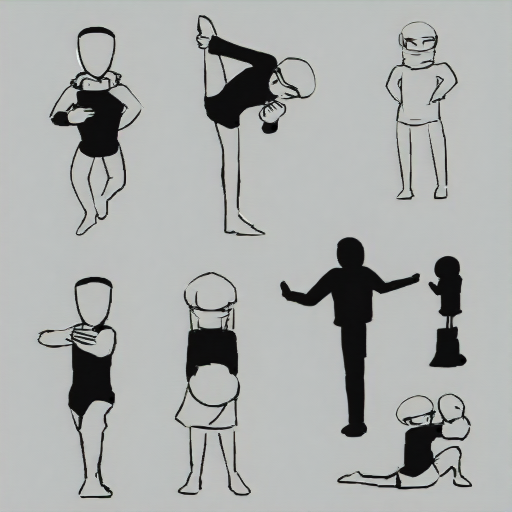
#> input picture assets/scatter_sheet_lineart_char.png, 1024 x 1024 px (shown at 1/2 size)
$ python calibrate_panel.py --input-image ../assets/scatter_sheet_lineart_char.png
#> lines starting #> are read from the running program, lines starting #| are printed output that depends on the picture; after the words box and inside, x2 and y2 are one past the last pixel; in counts of white or black regions, pixels touching at a corner belong together
### modules/panel_geometry.py
"""modules/panel_geometry.py

「カメラ warp / 画像生成 / ロボット認識平面」 の 3 つを物理 panel サイズで
合わせ込むための single source of truth。

```
canvas_calibration.yaml             panel_frame.yaml
  whiteboard_computed                 panel.size_mm (ペン先計測 — 古い可能性)
    width_mm  ← 真値                 phase_a_calibration
    height_mm   (ペン先 drag-teach)     panel_image_size  ← 旧: [1024, 1024]
                                       panel_size_mm
            \\                       /
             \\                     /
              ▼   PanelGeometry   ▼
              ──────────────────────
              panel_size_mm  (W_mm, H_mm)
              panel_image_size (W_px, H_px) ← SDXL bucket
              aspect, mm_per_px, source
              ──────────────────────
                       │
        ┌──────────────┼─────────────────┐
        ▼              ▼                 ▼
   image_gen        panel_crop         vectorizer
   (生成解像度)      (warp 先 px)        (px→mm スケール)
```

# 設計メモ

- canvas_calibration の `whiteboard_computed.width_mm/height_mm` は B1
  (ペン先 4 corner drag-teach) で実測した「いま robot が認識している panel」。
  これを真値とする。
- panel_image_size は SDXL の bucket 制約 (64 倍数 + area ≈ 1024²) から
  panel aspect に最近接のものを選ぶ。 これで生成画像が panel と同じ aspect
  になり、 vectorize_to_panel の px→mm スケールが等方になる。
- panel_frame.yaml は (panel_size_mm / panel_image_size) のミラーとして
  保持。 GUI から「いまの canvas 計測値で同期する」 ボタンで上書きする想定。
"""
from __future__ import annotations

import logging
from dataclasses import dataclass
from pathlib import Path
from typing import Optional, Sequence

import yaml

log = logging.getLogger(__name__)

_PROJECT_ROOT = Path(__file__).resolve().parent.parent
DEFAULT_CANVAS_YAML = _PROJECT_ROOT / "calibration" / "canvas_calibration.yaml"
DEFAULT_PANEL_FRAME_YAML = _PROJECT_ROOT / "calibration" / "panel_frame.yaml"


# SDXL native bucket (W, H)。 全 64 倍数、 area = 1024 × 1024 = 1048576 ± 数%。
# SDXL 推論時のサポート解像度として diffusers / stability-ai docs から抜粋。
# aspect (W/H) は 0.5 〜 2.0 をカバー。
SDXL_BUCKETS: list[tuple[int, int]] = [
    (640, 1536),   # 0.417 (縦長極端)
    (704, 1472),   # 0.478
    (704, 1408),   # 0.500
    (768, 1344),   # 0.571
    (768, 1280),   # 0.600
    (832, 1216),   # 0.684
    (832, 1152),   # 0.722
    (896, 1152),   # 0.778
    (896, 1088),   # 0.824
    (960, 1088),   # 0.882
    (960, 1024),   # 0.938
    (1024, 1024),  # 1.000
    (1024, 960),   # 1.067
    (1088, 960),   # 1.133
    (1088, 896),   # 1.214
    (1152, 896),   # 1.286
    (1152, 832),   # 1.385
    (1216, 832),   # 1.462
    (1280, 768),   # 1.667
    (1344, 768),   # 1.750
    (1408, 704),   # 2.000
    (1472, 704),   # 2.091
    (1536, 640),   # 2.400
]


@dataclass(frozen=True)
class PanelGeometry:
    """物理 panel と生成画像 (panel_uv) のサイズ整合 record。"""

    panel_size_mm: tuple[float, float]      # (W_mm, H_mm)
    panel_image_size: tuple[int, int]       # (W_px, H_px) = SDXL bucket
    source: str                              # "canvas_calibration" / "panel_frame" / "explicit"
    bucket_aspect_err: float = 0.0           # |panel_aspect - bucket_aspect| / panel_aspect

    @property
    def aspect(self) -> float:
        return self.panel_size_mm[0] / self.panel_size_mm[1]

    @property
    def bucket_aspect(self) -> float:
        return self.panel_image_size[0] / self.panel_image_size[1]

    # [18 lines left out: functions mm_per_px, summary, not called in this run]


def select_sdxl_bucket(
    aspect: float,
    buckets: Sequence[tuple[int, int]] = SDXL_BUCKETS,
) -> tuple[tuple[int, int], float]:
    """指定 aspect (W/H) に最も近い SDXL bucket と相対誤差を返す。

    Returns:
        ((W, H), relative_error)  relative_error = |bucket_aspect - aspect| / aspect
    """
    if aspect <= 0:
        raise ValueError(f"aspect must be > 0, got {aspect!r}")
    best = min(buckets, key=lambda b: abs((b[0] / b[1]) - aspect))
    rel_err = abs((best[0] / best[1]) - aspect) / aspect
    return best, rel_err


# [219 lines left out: functions _load_yaml, _panel_mm_from_canvas, _panel_mm_from_panel_frame, load_panel_geometry, parse_resolution, panel_image_resolution and 1 more, not called in this run]


__all__ = [
    "PanelGeometry",
    "SDXL_BUCKETS",
    "select_sdxl_bucket",
    "load_panel_geometry",
    "parse_resolution",
    "panel_image_resolution",
    "write_geometry_to_panel_frame",
    "DEFAULT_CANVAS_YAML",
    "DEFAULT_PANEL_FRAME_YAML",
]

### scripts/calibrate_panel.py
"""scripts/calibrate_panel.py

Phase A キャリブ: カメラ画像上で 4 隅 (TL→TR→BR→BL の順) をクリックして、
calibration/panel_frame.yaml の `phase_a_calibration` ブロックに保存する。

既存の `panel:` ブロックには手を出さない (Phase B 側が使う)。

Usage:
    python scripts/calibrate_panel.py
    python scripts/calibrate_panel.py --panel-width-mm 230 --panel-height-mm 300
    python scripts/calibrate_panel.py --input-image /path/to/test.png  # カメラなしテスト

ステージ:
    Stage 1: capture (median)
    Stage 2: rotation preview        ← 新規。回転を GUI で決める
    Stage 3: 4-corner click          ← 回転後の画像でクリック
    Stage 4: warp preview            ← warp 結果を確認して保存判断

Keys:

  Stage 2 (rotation preview):
    r:        90 度ずつ回転 (0 → 90 → 180 → 270 → 0)
    Enter/Space: 現在の回転で確定 → Stage 3 へ
    q / ESC:  中断

  Stage 3 (click):
    左クリック: 点を追加 (WHITEBOARD 4 隅、TL → TR → BR → BL の順)
    u:        undo (直前の点を取り消し)
    d:        全点クリア
    Enter/s:  4 点揃ったら確定 → Stage 4
    q / ESC:  中断

  Stage 4 (warp preview):
    s:        保存して終了
    d:        Stage 3 (クリック) からやり直し
    r:        Stage 2 (回転) からやり直し
    q / ESC:  中断 (保存せず終了)

座標規約:
  panel mm 系の (0, 0) はホワイトボードの左下隅 (= +v は上向き)。
  panel UV (warp 出力) は 1024x1024 で、画像 (0, 0) が panel_mm (0, H)、
  画像 (W, H) が panel_mm (W, 0)。これは「ホワイトボードを正対して見た
  向き」と一致する。カメラを 90 度回しても rotation_deg で正対向きに
  揃えてから click するので、UI と panel mm の対応は常に直感的。
"""
from __future__ import annotations

import argparse
import datetime as _dt
import logging
import sys
from pathlib import Path

import cv2
import numpy as np
import yaml

# allow running as `python scripts/calibrate_panel.py`
sys.path.insert(0, str(Path(__file__).resolve().parent.parent))

from modules.camera import Camera, VALID_ROTATION_DEGS  # noqa: E402
from modules.panel_geometry import (   # noqa: E402
    parse_resolution,
    select_sdxl_bucket,
)


def _resolve_panel_image_size(
    arg: str | None, panel_w_mm: float, panel_h_mm: float,
) -> tuple[int, int]:
    """warp 出力サイズ (W, H) を決める。

    - None / "auto" : panel 実寸の aspect (w_mm/h_mm) に最も近い SDXL bucket。
      これで warp 出力が物理キャンバスと同じ縦横比になり (= 歪み無し)、
      かつ画像生成 (auto_from_panel) と同一サイズなので resize/stretch ゼロ。
    - "WxH"         : 明示指定 (縦長等)。
    - "N"           : 正方形 (N, N) (後方互換)。
    """
    if arg is None or str(arg).strip().lower() in ("", "auto"):
        (w, h), _ = select_sdxl_bucket(panel_w_mm / panel_h_mm)
#> in main, image_raw is the input picture: shape (1024, 1024, 3); mean B, G, R 170.1, 171.5, 169
        return (int(w), int(h))
    wh = parse_resolution(arg)
    if wh is None:
        (w, h), _ = select_sdxl_bucket(panel_w_mm / panel_h_mm)
        return (int(w), int(h))
    return wh

log = logging.getLogger(__name__)


# --- click UI ---
CORNER_LABELS = ["tl", "tr", "br", "bl"]
CORNER_DESC = {
    "tl": "TOP-LEFT of WHITEBOARD     (panel mm: (0, H))",
    "tr": "TOP-RIGHT of WHITEBOARD    (panel mm: (W, H))",
    "br": "BOTTOM-RIGHT of WHITEBOARD (panel mm: (W, 0))",
    "bl": "BOTTOM-LEFT of WHITEBOARD  (panel mm: (0, 0))",
}
COLORS = [
    (60, 60, 220),    # TL: red
    (60, 200, 220),   # TR: yellow
    (60, 220, 60),    # BR: green
    (220, 120, 60),   # BL: blue
]


# ============================================================================
# Stage 2: rotation preview
# ============================================================================

def _apply_rotation(image: np.ndarray, deg: int) -> np.ndarray:
    """deg ∈ {0, 90, 180, 270} で画像を回転して返す。"""
    if deg == 0:
        return image
    elif deg == 90:
        return cv2.rotate(image, cv2.ROTATE_90_CLOCKWISE)
    elif deg == 180:
        return cv2.rotate(image, cv2.ROTATE_180)
    elif deg == 270:
        return cv2.rotate(image, cv2.ROTATE_90_COUNTERCLOCKWISE)
    raise ValueError(f"rotation deg must be in {VALID_ROTATION_DEGS}, got {deg}")


def _draw_rotation_overlay(
    image: np.ndarray,
    rotation_deg: int,
    panel_w_mm: float,
    panel_h_mm: float,
) -> np.ndarray:
    """rotation preview 用の文字オーバーレイ。"""
#> called with rotation_deg = 0, panel_w_mm = 230, panel_h_mm = 300
    img = image.copy()
    h, w = img.shape[:2]
#> h = 1024; w = 1024
    text_lines = [
        f"Stage 2/4: rotation preview  ({rotation_deg} deg)",
        f"image size after rotation: {w} x {h}",
        f"panel size (whiteboard): {panel_w_mm} x {panel_h_mm} mm",
        "Make the whiteboard appear UPRIGHT (top of board at top of screen)",
        "[r] rotate 90 deg  [Enter/Space] accept -> click  [q] quit",
    ]
    overlay = img.copy()
    box_h = 22 * len(text_lines) + 14
#> box_h = 124
    cv2.rectangle(overlay, (0, 0), (w, box_h), (0, 0, 0), -1)
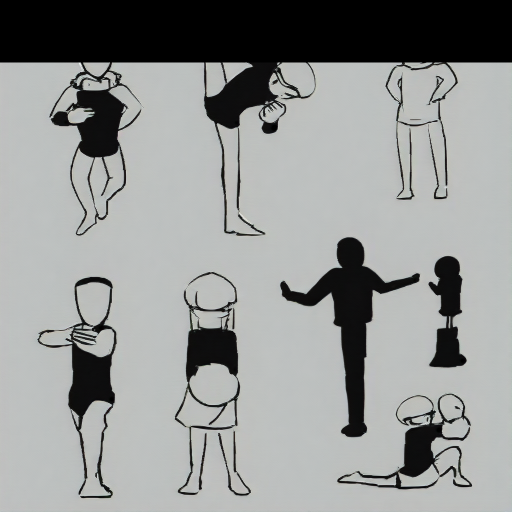
#> overlay: shape (1024, 1024, 3) (shown at 1/2 size); 12.21% of pixels changed, all inside (x1, y1, x2, y2) = (0, 0, 1024, 125)
    cv2.addWeighted(overlay, 0.55, img, 0.45, 0, img)
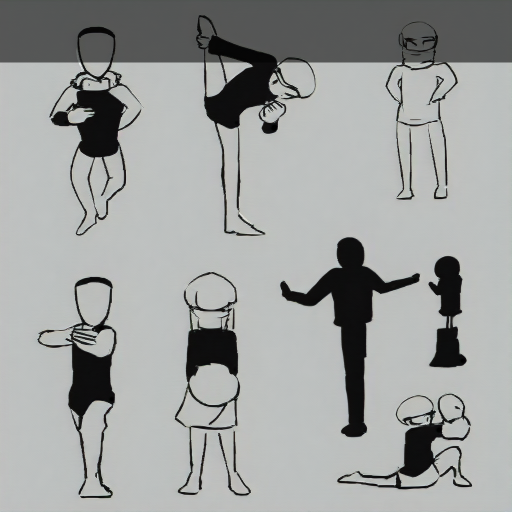
#> img: shape (1024, 1024, 3) (shown at 1/2 size); 12.21% of pixels changed, all inside (x1, y1, x2, y2) = (0, 0, 1024, 125)
    for i, line in enumerate(text_lines):
        cv2.putText(
            img, line, (12, 22 + 22 * i),
            cv2.FONT_HERSHEY_SIMPLEX, 0.55, (240, 240, 240), 1, cv2.LINE_AA,
        )
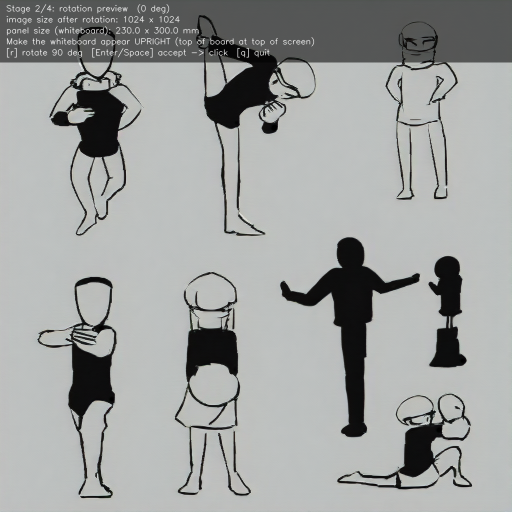
#> img: shape (1024, 1024, 3) (shown at 1/2 size); 1.28% of pixels changed, all inside (x1, y1, x2, y2) = (12, 8, 629, 116)
    return img


def choose_rotation(
    image_bgr: np.ndarray,
    initial_deg: int,
    panel_w_mm: float,
    panel_h_mm: float,
    window: str = "calibrate_panel_rotation",
) -> tuple[int, np.ndarray] | None:
    """rotation preview UI。確定なら (deg, rotated_image)、中断なら None。

    画面上では「ホワイトボードが正対向きになるまで `r` で 90 度ずつ回し、
    Enter で確定」というフロー。確定後の画像が後続ステージで使われる。
    """
    deg = initial_deg
    cv2.namedWindow(window, cv2.WINDOW_NORMAL)

    while True:
        rotated = _apply_rotation(image_bgr, deg)
        disp = _draw_rotation_overlay(rotated, deg, panel_w_mm, panel_h_mm)
        cv2.imshow(window, disp)

        key = cv2.waitKey(20) & 0xFF
#> (key q is pressed here)
        if key == 255:
            continue
        if key in (ord("q"), 27):  # q / ESC
            cv2.destroyWindow(window)
            return None
        if key == ord("r"):
            deg = (deg + 90) % 360
            log.info("rotation -> %d deg", deg)
        elif key in (13, ord(" ")):  # Enter / Space
            cv2.destroyWindow(window)
            return deg, rotated


# ============================================================================
# Stage 3: click UI
# ============================================================================

# [52 lines left out: function _draw_click_overlay, not called in this run]


class _ClickState:
    # [213 lines left out: functions __init__, on_mouse, collect_corner_clicks, _make_correspondences, _build_warp_preview, _draw_warp_preview_overlay and 2 more, not called in this run]


# ============================================================================
# main
# ============================================================================

def main() -> int:
    logging.basicConfig(level=logging.INFO, format="%(asctime)s %(levelname)s %(message)s")
    ap = argparse.ArgumentParser(
        description=__doc__, formatter_class=argparse.RawDescriptionHelpFormatter,
    )
    ap.add_argument("--panel-yaml", default="calibration/panel_frame.yaml")
    ap.add_argument("--panel-width-mm", type=float, default=230.0,
                    help="ホワイトボードの横サイズ (mm)")
    ap.add_argument("--panel-height-mm", type=float, default=300.0,
                    help="ホワイトボードの縦サイズ (mm)")
    ap.add_argument("--panel-image-size", type=str, default=None,
                    help="warp 後の出力サイズ。 省略/'auto' で panel 実寸 aspect の "
                         "SDXL bucket (= 物理キャンバスと同じ縦横比、 画像生成と同一 "
                         "サイズ)。 'WxH' で明示、 'N' で正方形 (後方互換)。")
    # camera args (camera.py と揃える)
    ap.add_argument("--camera-device", type=int, default=0)
    ap.add_argument("--camera-width", type=int, default=1280)
    ap.add_argument("--camera-height", type=int, default=720)
    ap.add_argument("--camera-fps", type=int, default=30)
    ap.add_argument("--camera-n-frames", type=int, default=10,
                    help="median 合成のフレーム数")
    ap.add_argument("--camera-interval", type=float, default=0.2,
                    help="median 合成のフレーム間隔 (s)")
    ap.add_argument("--camera-countdown", type=float, default=2.0,
                    help="capture 前のカウントダウン (s)、 <= 0 でスキップ")
    ap.add_argument("--initial-rotation-deg", type=int, default=0,
                    choices=list(VALID_ROTATION_DEGS),
                    help="rotation preview の初期値 (Stage 2 でも r で変更可能)")
    # alt input
    ap.add_argument("--input-image", default=None,
                    help="カメラの代わりにこの画像を使う (テスト用)")
    ap.add_argument("--save-capture", default=None,
                    help="median capture をこのパスにも保存 (PNG、回転前)")
    args = ap.parse_args()

    yaml_path = Path(args.panel_yaml)

    # warp 出力サイズ (W, H) を解決。 省略時は panel 実寸 aspect の SDXL bucket。
    panel_image_size_wh = _resolve_panel_image_size(
        args.panel_image_size, args.panel_width_mm, args.panel_height_mm,
    )
    log.info(
        "panel_image_size (warp 出力) = %dx%d  (panel %.1fx%.1f mm, aspect %.3f)",
        panel_image_size_wh[0], panel_image_size_wh[1],
        args.panel_width_mm, args.panel_height_mm,
        args.panel_width_mm / args.panel_height_mm,
    )

    # --- 1. 画像取得 (回転は後段でかける) ---
    if args.input_image:
        log.info("loading test image: %s", args.input_image)
        image_raw = cv2.imread(args.input_image)
        if image_raw is None:
            log.error("failed to load %s", args.input_image)
            return 1
    else:
        log.info("opening camera...")
        log.info("panel size = %.1f x %.1f mm  (use --panel-width-mm / "
                 "--panel-height-mm to change)",
                 args.panel_width_mm, args.panel_height_mm)
        if args.camera_countdown > 0:
            log.info(
                "%.1fs countdown before capture; stand clear of the panel.",
                args.camera_countdown,
            )
            import time as _t
            for i in range(int(args.camera_countdown), 0, -1):
                print(f"  capturing in {i}...", flush=True)
                _t.sleep(1.0)
        # rotation_deg=0 でキャプチャ (回転は Stage 2 で別途決める)
        with Camera(
            device_id=args.camera_device,
            width=args.camera_width,
            height=args.camera_height,
            fps=args.camera_fps,
            rotation_deg=0,
            verbose=True,
        ) as cam:
            log.info(
                "capturing median of %d frames (interval %.2fs)...",
                args.camera_n_frames, args.camera_interval,
            )
            image_raw = cam.capture_median(
                n_frames=args.camera_n_frames,
                interval_s=args.camera_interval,
            )
        if args.save_capture:
            Path(args.save_capture).parent.mkdir(parents=True, exist_ok=True)
            cv2.imwrite(args.save_capture, image_raw)
            log.info("saved median capture (raw, pre-rotation): %s", args.save_capture)

    # --- ループ: Stage 2 -> 3 -> 4 -> save  /  redo_click は 3 から、redo_rotation は 2 から ---
    current_rotation = args.initial_rotation_deg
    while True:
        # === Stage 2: rotation preview ===
        rot_result = choose_rotation(
            image_raw,
            initial_deg=current_rotation,
            panel_w_mm=args.panel_width_mm,
            panel_h_mm=args.panel_height_mm,
        )
        if rot_result is None:
            log.info("aborted at rotation preview.")
            return 1
        current_rotation, rotated_image = rot_result
        log.info("rotation confirmed: %d deg, image shape=%s",
                 current_rotation, rotated_image.shape)

        rotated_h, rotated_w = rotated_image.shape[:2]
        camera_image_size = (rotated_w, rotated_h)

        # === Stage 3 + 4: クリックと warp preview のループ ===
        # (Stage 4 で redo_rotation を選んだら Stage 2 へ戻る)
        go_back_to_rotation = False
        while not go_back_to_rotation:
            # Stage 3: click
            points = collect_corner_clicks(
                rotated_image,
                panel_w_mm=args.panel_width_mm,
                panel_h_mm=args.panel_height_mm,
            )
            if points is None:
                log.info("aborted at click.")
                return 1

            correspondences = _make_correspondences(
                points,
                panel_w_mm=args.panel_width_mm,
                panel_h_mm=args.panel_height_mm,
            )

            # Stage 4: warp preview
            warped, info = _build_warp_preview(
                rotated_image, correspondences,
                panel_w_mm=args.panel_width_mm,
                panel_h_mm=args.panel_height_mm,
                panel_image_size=panel_image_size_wh,
            )
            log.info(
                "reprojection err: mean=%.2f max=%.2f px",
                info["reproj_err_px_mean"], info["reproj_err_px_max"],
            )

            choice = show_warp_preview(warped, info)
            if choice == "save":
                save_calibration(
                    yaml_path=yaml_path,
                    correspondences=correspondences,
                    panel_w_mm=args.panel_width_mm,
                    panel_h_mm=args.panel_height_mm,
                    panel_image_size=panel_image_size_wh,
                    camera_image_size=camera_image_size,
                    camera_rotation_deg=current_rotation,
                    reproj_info=info,
                )
                log.info("saved phase_a_calibration to %s (rotation=%d deg)",
                         yaml_path, current_rotation)
                return 0
            elif choice == "redo_click":
                log.info("redoing click (same rotation %d deg)...", current_rotation)
                continue  # Stage 3 へ
            elif choice == "redo_rotation":
                log.info("redoing rotation...")
                go_back_to_rotation = True
                break  # 外側 while へ (Stage 2 に戻る)
            else:  # quit
                log.info("aborted (no save).")
                return 1


if __name__ == "__main__":
#> (the run stopped early here; a loop or call above may not have finished)
